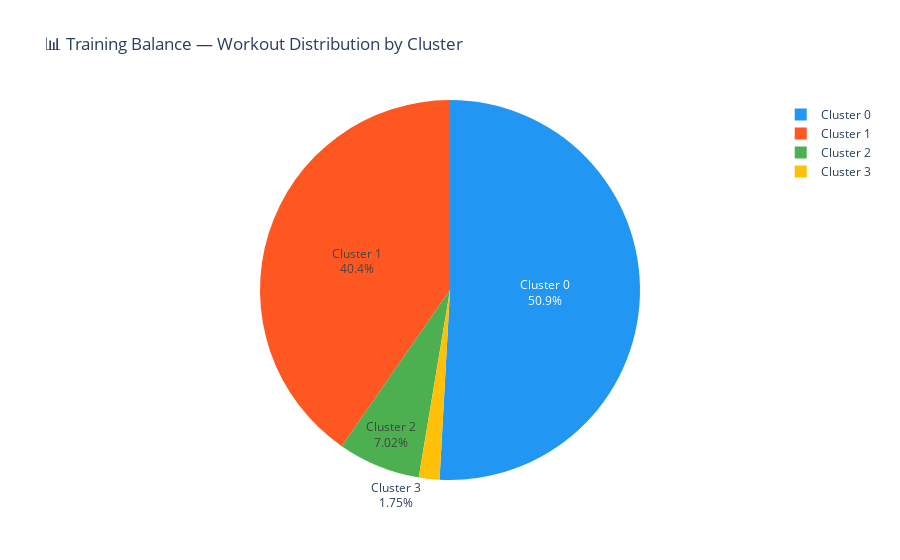

The cell this chart's notebook holds for it:
### Code cell
# ── STEP 3.7: Training Balance Pie Chart ───────────────────────
#
# WHAT: A pie chart showing what percentage of workouts fall into 
#       each cluster — revealing your training balance.
#
# WHY: If 80% of workouts are steady-state, you might be missing speed work.
#      If 90% are sprints, you might need more endurance. This visualization
#      makes imbalances OBVIOUS at a glance.

cluster_counts = cluster_df["cluster"].value_counts().sort_index()

# Create labels (you can customize these after seeing Step 3.5 output!)
labels = [f"Cluster {i}" for i in cluster_counts.index]

fig_pie = go.Figure(data=[go.Pie(
    labels=labels,
    values=cluster_counts.values,
    marker=dict(colors=colors[:len(labels)]),
    textinfo="label+percent",       # show both label and percentage on slices
    hovertemplate="%{label}<br>Count: %{value}<br>Share: %{percent}<extra></extra>",
)])

fig_pie.update_layout(
    title="📊 Training Balance — Workout Distribution by Cluster",
    template="plotly_white",
)

fig_pie.show()

### Figure 1 — Plotly figure (JSON) as saved in the notebook; plotly's stock layout.template omitted (floating-point values rounded to 4 significant figures)
{"data": [{"hovertemplate": "%{label}<br>Count: %{value}<br>Share: %{percent}<extra></extra>", "labels": ["Cluster 0", "Cluster 1", "Cluster 2", "Cluster 3"], "marker": {"colors": ["#2196F3", "#FF5722", "#4CAF50", "#FFC107"]}, "textinfo": "label+percent", "type": "pie", "values": [29, 23, 4, 1]}], "layout": {"title": {"text": "📊 Training Balance — Workout Distribution by Cluster"}}}
